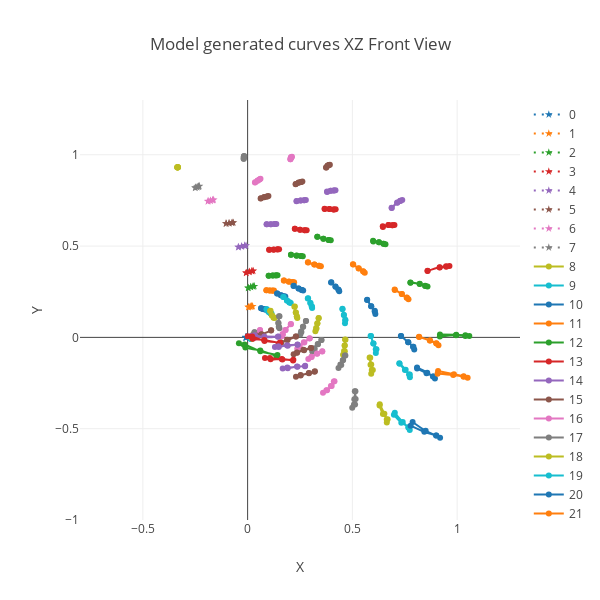

Source (notebook cell):
### Code cell
# model generated
grPh2t = np.reshape(ph2t,(-1,21))
gx = gy.FormatNetworkToGraphColumns(grPh2t, xOffset=0, yOffset=14, colPoints=7)

layout = go.Layout(
    title = 'Initial Curves',
    height = 600,
    width = 600,
    hovermode= 'closest',
    xaxis= dict(
        title= 'X',
        range = [-.8,1.3],
    ),
    yaxis=dict(
        title= 'Y',
        range = [-1,1.3],
    )
)
layout.title = 'Model generated curves XZ Front View'
f = gy.graphCurves(gx, layout, dashRange=range(0,8))
offline.iplot(f)
